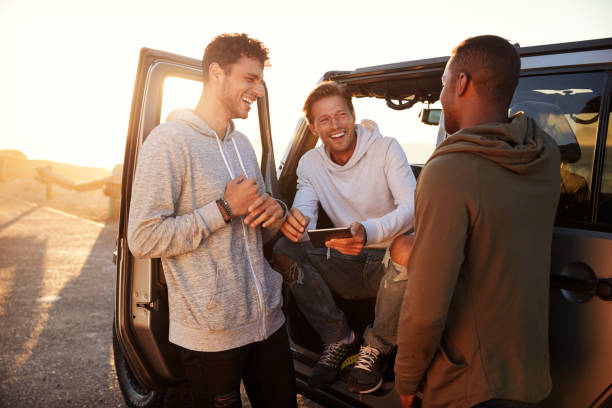
#> input picture Computer_vision/OpenCV/people.jpg, 612 x 408 px, found by its file name
$ jupyter execute OpenCV.ipynb
#> lines starting #> are read from the running program, lines starting #| are printed output that depends on the picture
[cell 1]
import cv2

[cell 2]
from google.colab import drive
drive.mount('/content/drive')

[cell 3]
image_path = '/content/drive/MyDrive/Computer_vision/OpenCV/people.jpg'

[cell 4]
image = cv2.imread(image_path)
#> image is the input picture: shape (408, 612, 3); mean B, G, R 108.7, 121.7, 142.5
(h, w, d) = image.shape
#> h = 408; w = 612; d = 3
print("width={}, height={}, depth={}".format(w, h, d))
#| width=612, height=408, depth=3

[cell 5]
#cv2.imshow(image)

[cell 6]
from google.colab.patches import cv2_imshow

cv2_imshow(image)

[cell 7]
(B, G, R) = image[100, 50]
#> B = 250; G = 255; R = 254
print("R={}, G={}, B={}".format(R, G, B))
#| R=254, G=255, B=250

# Slicing arrays

[cell 8]
face = image[60:260, 290:420]
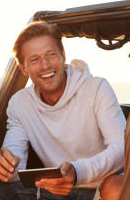
#> face: shape (200, 130, 3); mean B, G, R 131.8, 140.6, 167.1

cv2_imshow(face)

# Resizing images

[cell 9]
resized = cv2.resize(image, (200, 200))
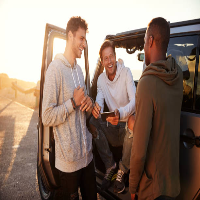
#> resized: shape (200, 200, 3); mean B, G, R 108.6, 121.5, 142.4

cv2_imshow(resized)

[cell 10]
r = 300.0 / w
#> r = 0.49
dim = (300, int(h * r))
#> dim = (300, 200)
resized = cv2.resize(image, dim)
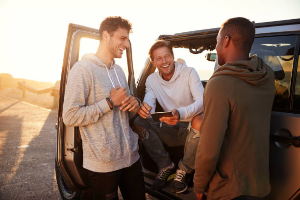
#> resized: shape (200, 300, 3); mean B, G, R 108.6, 121.6, 142.4
cv2_imshow(resized)

[cell 11]
r = 150.0 / w
#> r = 0.245
dim = (150, int(h * r))
#> dim = (150, 100)
resized = cv2.resize(image, dim)
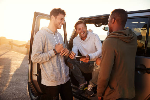
#> resized: shape (100, 150, 3); mean B, G, R 108.6, 121.6, 142.5
cv2_imshow(resized)

[cell 12]
import imutils

[cell 13]
resized = imutils.resize(image, width=150)
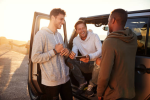
#> resized: shape (100, 150, 3); mean B, G, R 108.7, 121.7, 142.5

cv2_imshow(resized)

# Rotation images

[cell 14]
center = (w // 2, h // 2)
#> center = (306, 204)
rotation_matrix = cv2.getRotationMatrix2D(center, -45, 1.0)
rotated = cv2.warpAffine(image, rotation_matrix, (w, h))
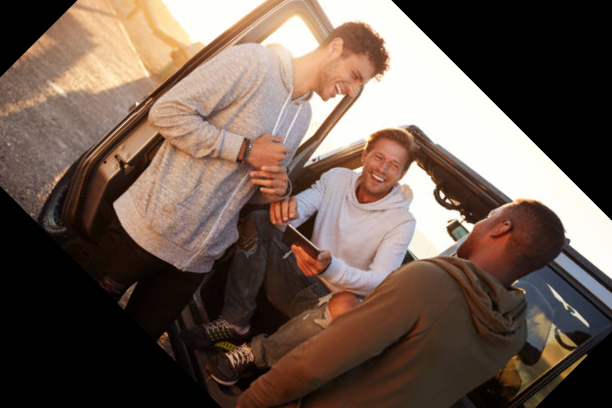
#> rotated: shape (408, 612, 3); mean B, G, R 80.2, 90.8, 108.8

cv2_imshow(rotated)

[cell 15]
rotated = imutils.rotate(image, -45)

cv2_imshow(rotated)

[cell 16]
rotated = imutils.rotate_bound(image, 45)
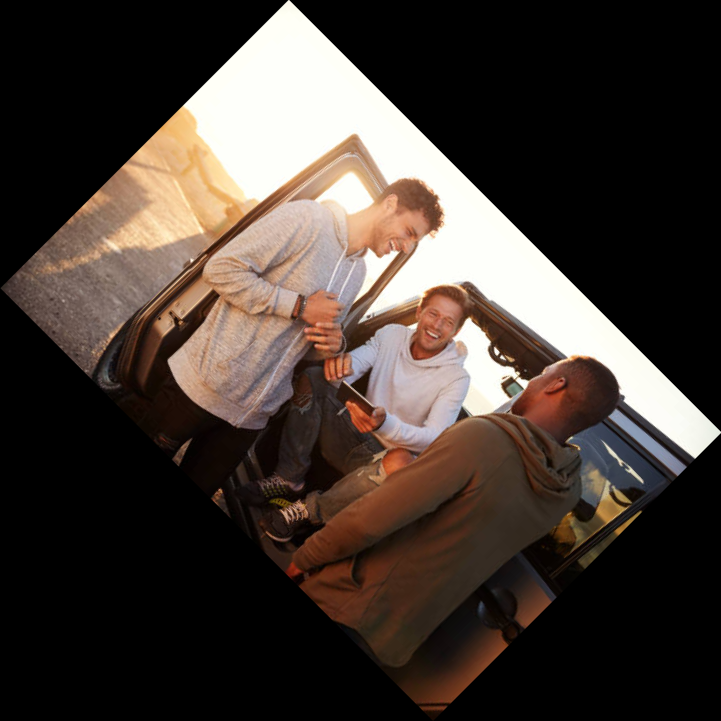
#> rotated: shape (721, 721, 3); mean B, G, R 52.2, 58.4, 68.4

cv2_imshow(rotated)

# Drawing and writing on the picture

[cell 17]
output = image.copy()
cv2.rectangle(output, (310, 90), (350, 150), (0, 0, 255), 3)

cv2_imshow(output)

[cell 18]
cv2.circle(output, (300, 150), 10, (255, 0, 0), -1)

cv2_imshow(output)

[cell 19]
output = image.copy()
cv2.line(output, (60, 20), (400, 200), (0, 0, 255), 5)

cv2_imshow(output)

[cell 20]
output = image.copy()
cv2.putText(output, "Hello World", (10, 25), cv2.FONT_HERSHEY_SIMPLEX, 0.7, (0, 255, 0), 2)
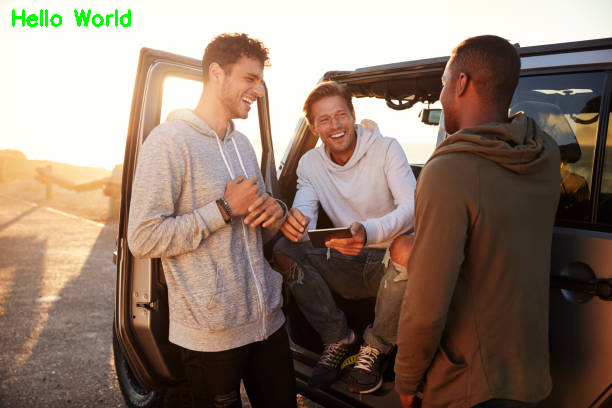
#> output: shape (408, 612, 3); mean B, G, R 107.8, 121.7, 141.6

cv2_imshow(output)

# Convert image to grayscale and detect edges

[cell 21]
gray = cv2.cvtColor(image, cv2.COLOR_BGR2GRAY)
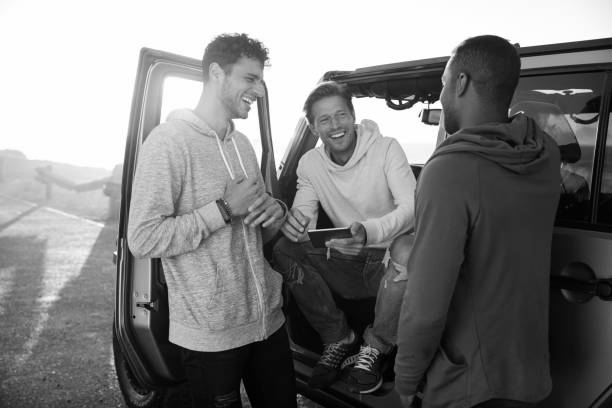
#> gray: shape (408, 612); min 0, max 255, mean 126.4

cv2_imshow(gray)

[cell 22]
edged = cv2.Canny(image, 30, 150)
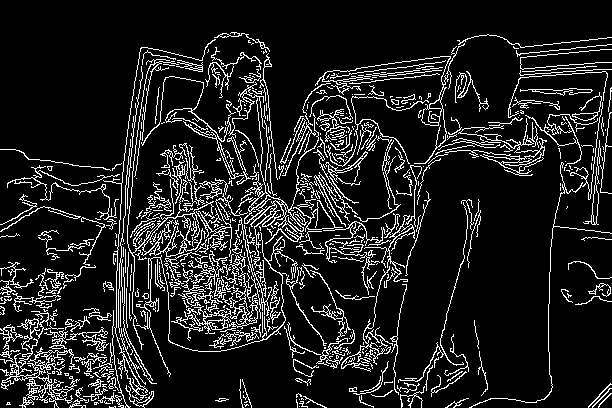
#> edged: shape (408, 612); 12.1% white in thin lines or dots

cv2_imshow(edged)
